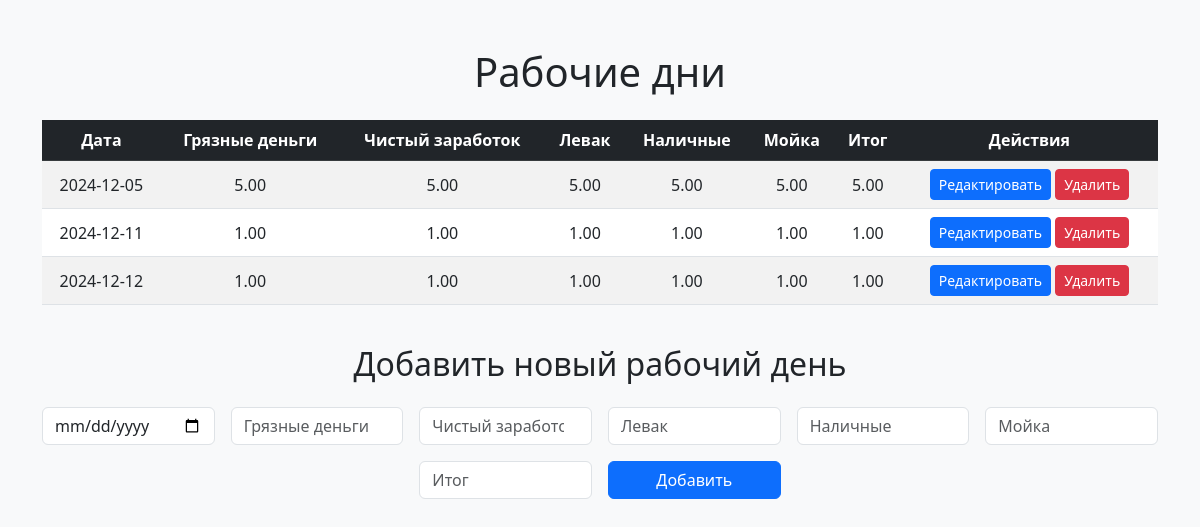
The app's page /work_days with its own data.
### models.py (models this page shows)
class WorkDay(db.Model):
    id = db.Column(db.Integer, primary_key=True)  # Уникальный ID для каждой записи
    date = db.Column(db.Date, nullable=False)  # Дата работы
    gross_income = db.Column(db.Float, nullable=False, default=0.0)  # Грязные деньги
    net_income = db.Column(db.Float, nullable=False, default=0.0)  # Чистый заработок
    extra_income = db.Column(db.Float, nullable=False, default=0.0)  # Левак (дополнительный заработок)
    cash_income = db.Column(db.Float, nullable=False, default=0.0)  # Наличные за день
    car_wash_expenses = db.Column(db.Float, nullable=False, default=0.0)  # Расходы на мойку
    total = db.Column(db.Float, nullable=False, default=0.0)  # Итог за день

### app.py (the view, shortened to what this page needs)
@app.route('/work_days', methods=['GET', 'POST'])
def work_days():
    work_days = WorkDay.query.order_by(WorkDay.date).all()
    return render_template('work_days.html', work_days=work_days)

### templates/work_days.html (shortened to what this page needs)
<!DOCTYPE html>
<html lang="ru">
<head>
    <link href="https://cdn.jsdelivr.net/npm/bootstrap@5.3.0-alpha3/dist/css/bootstrap.min.css" rel="stylesheet">
</head>
<body class="bg-light">
    <div class="container my-5">
        <h1 class="text-center mb-4">Рабочие дни</h1>
        <div class="table-responsive">
            <table class="table table-striped table-hover text-center align-middle">
                <thead class="table-dark">
                    <tr>
                        <th>Дата</th>
                        <th>Грязные деньги</th>
                        <th>Чистый заработок</th>
                        <th>Левак</th>
                        <th>Наличные</th>
                        <th>Мойка</th>
                        <th>Итог</th>
                        <th>Действия</th>
                    </tr>
                </thead>
                <tbody id="work-days-table">
                    {% for work_day in work_days %}
                    <tr data-id="{{ work_day.id }}">
                        <td>{{ work_day.date }}</td>
                        <td>{{ "%.2f"|format(work_day.gross_income) }}</td>
                        <td>{{ "%.2f"|format(work_day.net_income) }}</td>
                        <td>{{ "%.2f"|format(work_day.extra_income) }}</td>
                        <td>{{ "%.2f"|format(work_day.cash_income) }}</td>
                        <td>{{ "%.2f"|format(work_day.car_wash_expenses) }}</td>
                        <td>{{ "%.2f"|format(work_day.total) }}</td>
                        <td>
                            <button class="btn btn-primary btn-sm edit-btn" data-id="{{ work_day.id }}">Редактировать</button>
                            <button class="btn btn-danger btn-sm delete-btn" data-id="{{ work_day.id }}">Удалить</button>
                        </td>
                    </tr>
                    {% endfor %}
                </tbody>
            </table>
        </div>
        <h2 class="text-center my-4">Добавить новый рабочий день</h2>
        <form id="add-work-day-form" class="row g-3 justify-content-center">
            <div class="col-md-2"><input type="date" id="date" class="form-control" required></div>
            <div class="col-md-2"><input type="number" step="0.01" id="gross_income" class="form-control" placeholder="Грязные деньги" required></div>
            <div class="col-md-2"><input type="number" step="0.01" id="net_income" class="form-control" placeholder="Чистый заработок" required></div>
            <div class="col-md-2"><input type="number" step="0.01" id="extra_income" class="form-control" placeholder="Левак" required></div>
            <div class="col-md-2"><input type="number" step="0.01" id="cash_income" class="form-control" placeholder="Наличные" required></div>
            <div class="col-md-2"><input type="number" step="0.01" id="car_wash_expenses" class="form-control" placeholder="Мойка" required></div>
            <div class="col-md-2"><input type="number" step="0.01" id="total" class="form-control" placeholder="Итог" required></div>
            <div class="col-md-2"><button type="submit" class="btn btn-primary w-100">Добавить</button></div>
        </form>
    </div>
</body>
</html>

### records on screen
WorkDay: date "2024-12-05", gross_income "5.00", net_income "5.00", extra_income "5.00", cash_income "5.00", car_wash_expenses "5.00", total "5.00"
WorkDay: date "2024-12-11", gross_income "1.00", net_income "1.00", extra_income "1.00", cash_income "1.00", car_wash_expenses "1.00", total "1.00"
WorkDay: date "2024-12-12", gross_income "1.00", net_income "1.00", extra_income "1.00", cash_income "1.00", car_wash_expenses "1.00", total "1.00"
